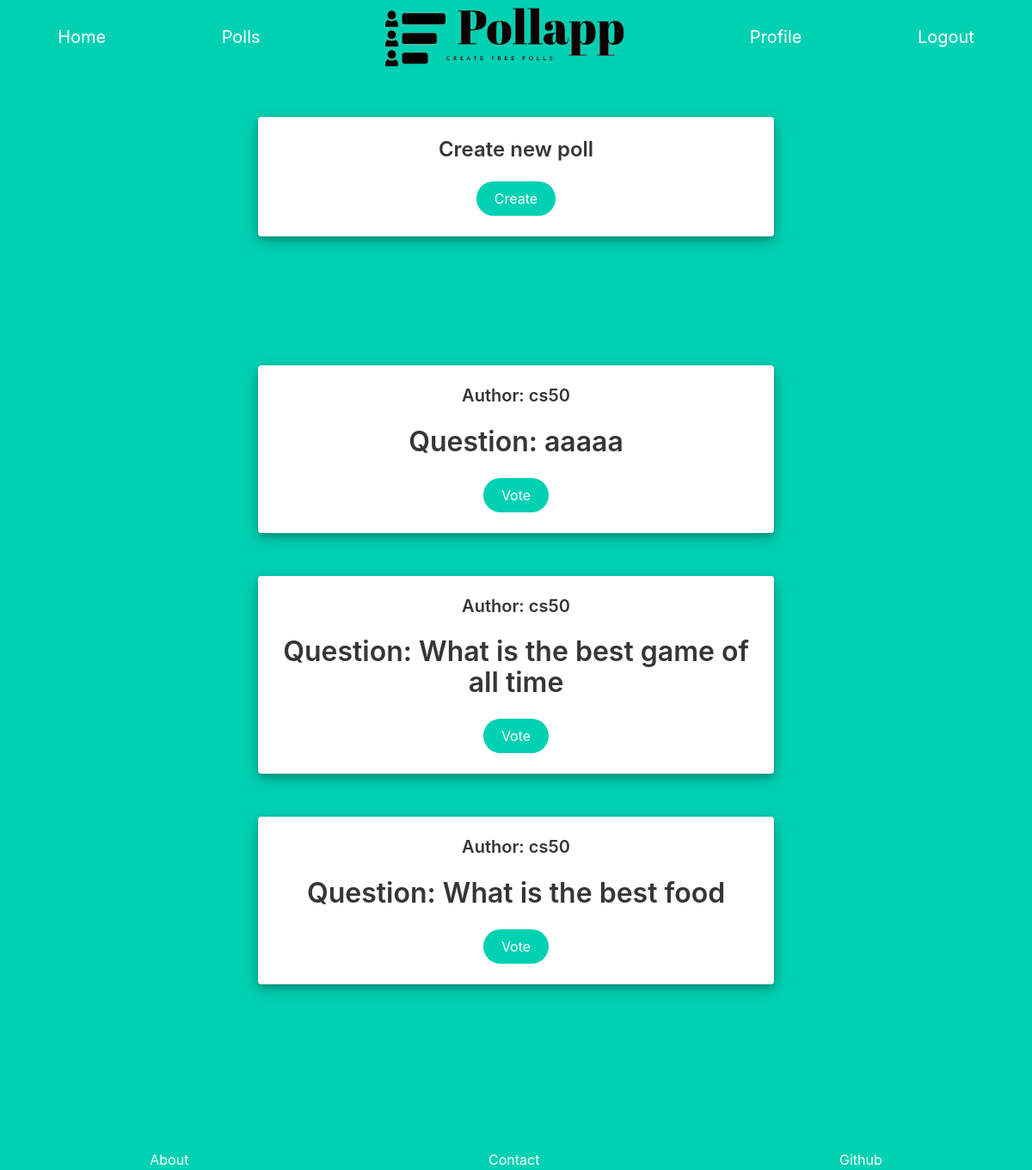
The page /polls (signed in) on the database as committed earlier.
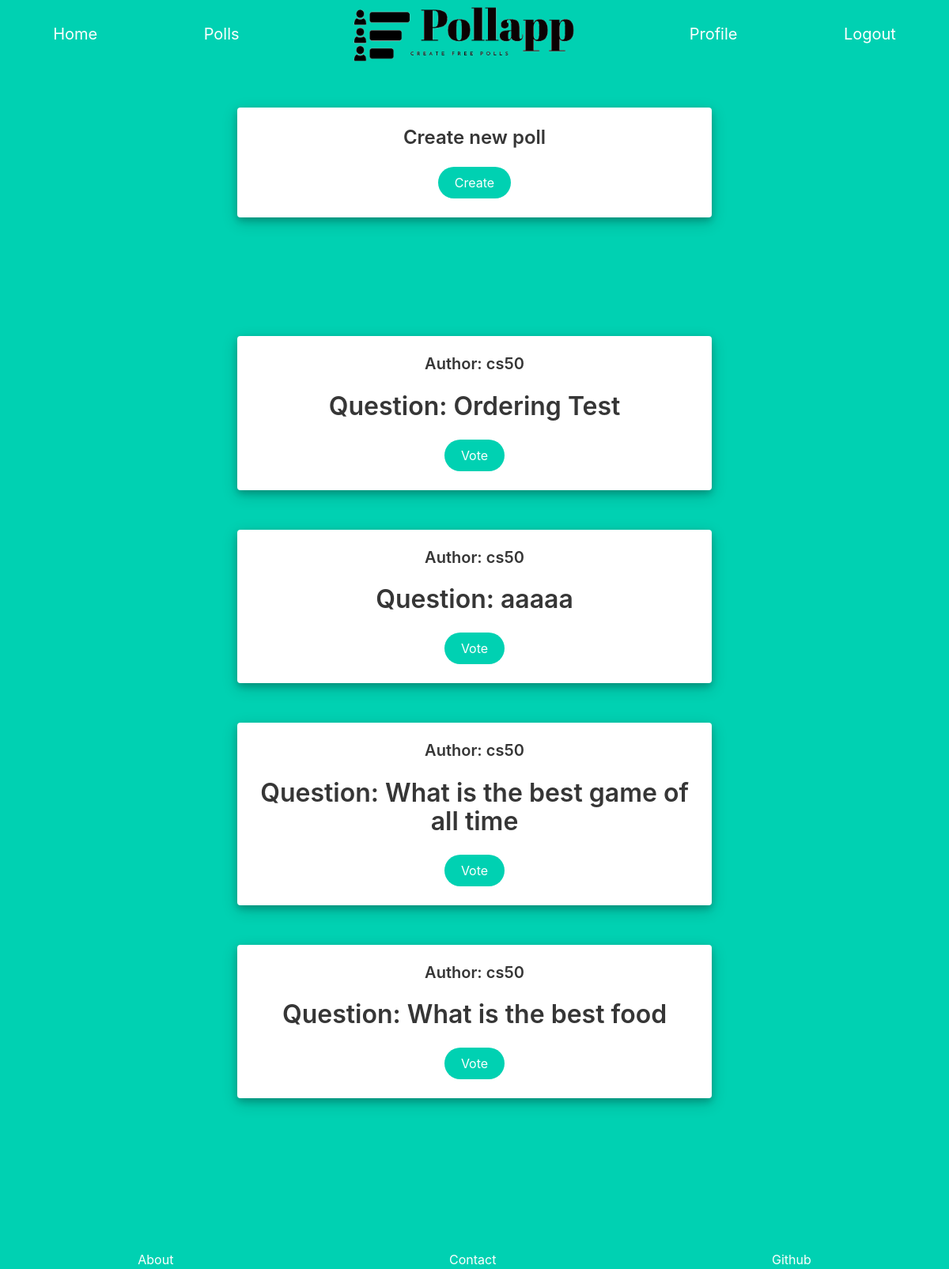
The same page on the database as committed later.
### Pollapp/models.py (models this page shows, shortened)
class Poll(models.Model):
    user = models.ForeignKey(User, on_delete=models.CASCADE)
    url = models.CharField(max_length=24)
    poll_question = models.CharField(max_length=64)
    options = models.ManyToManyField(Option, symmetrical=False, blank=True , related_name="options")
    votes = models.ManyToManyField(Votes, symmetrical=False, blank=True, related_name="votes")
    likes = models.ManyToManyField(User, symmetrical=False, blank=True, related_name="likes")
    private = models.BooleanField()

class User(AbstractUser):
    def __str__(self):
        return f"{self.username}"

### Pollapp/views.py (the view)
# urls.py: path("polls", views.polls, name="polls"),
def polls(request):
    all_public_polls = Poll.objects.filter(private=False).order_by("-id")
    return render(request, "Pollapp/polls.html", {
        "polls" : all_public_polls,
    })

### Pollapp/templates/Pollapp/polls.html
{% extends "Pollapp/layout.html" %}
{% block body %}
{% if user.is_authenticated %}
<div id="create_poll_card" class="card poll">
    <div class="card-content">
      <div class="media">
        <div class="media-content">
          <p class="title is-4">Create new poll</p>
          <form action="{% url 'create_poll' %}">
            <button class="button is-primary is-rounded" type="submit">Create</button>
          </form>
        </div>
      </div>
    </div>
  </div>
  {% for poll in polls %}
    <div class="card poll">
      <div class="card-content">
        <div class="media">
          <div class="media-content">
            <p class="title is-5">Author: {{poll.user}}</p>
              <p class="title is-3">Question: {{poll.poll_question}}</p>
              <form action="{% url 'poll_page' poll.url %}">
                <button class="button is-primary is-rounded" type="submit">Vote</button>
              </form>
            </div>
          </div>
        </div>
      </div>
  {% endfor %}
{% endif %}
{% endblock%}

### Pollapp/templates/Pollapp/layout.html (shortened to what this page needs)
{% load static %}
<!DOCTYPE html>
<html>
  <head>
    <link rel="stylesheet" href="https://cdn.jsdelivr.net/npm/bulma@0.9.4/css/bulma.min.css">
    <link rel="stylesheet" href="{% static 'Pollapp/style.css' %}">
  </head>
  <body>
    <section id = "menu" class="hero is-primary">
      <nav class="level">
        <p class="level-item has-text-centered is-size-5">
          <a href="{% url 'index' %}" class="link is-info" >Home</a>
        </p>
        <p class="level-item has-text-centered is-size-5">
          <a href="{% url 'polls' %}"class="link is-info">Polls</a>
        </p>
        <a href="{% url 'index' %}" class="level-item m-2">
          <img id="logo"src="{% static 'Pollapp/images/pollapp_icon.png'%}" alt="">
        </a>
        {% if user.is_authenticated %}
        <p class="level-item has-text-centered is-size-5">
          <a href="{% url 'profile'%}" class="link is-info">Profile</a>
        </p>
        <p  class="level-item has-text-centered is-size-5" >
          <a href="{% url 'logout' %}" class="link is-info">Logout</a>
        </p>
        {% endif %}
      </nav>
    </section>
      {% block body %}
      {% endblock %}
    <footer id="footer">
      <section class="hero is-primary">
        <nav class="level">
          <p class="level-item has-text-centered">
            <a class="link is-info">About</a>
          </p>
          <p class="level-item has-text-centered">
            <a class="link is-info">Contact</a>
          </p>
          <p class="level-item has-text-centered">
            <a class="link is-info" href="https://github.com/Antonekk/Cs50-Final-Project" target="_blank" rel="noreferrer noopener">Github</a>
          </p>
        </nav>
      </section>
    </footer>
  </body>
</html>

### Pollapp/static/Pollapp/style.css (style rules this page uses)
footer { width: 100% !important; margin-top: 16%; }
#logo { height: 70px; }
html, body { background-color: #00d1b2; min-height: 100%; }
#create_poll_card { margin-bottom: 150px; }
#user_profile, .poll { text-align: center; width: 30%; margin: auto; margin-top: 50px; box-shadow: 0 4px 8px 0 rgba(0, 0, 0, 0.2), 0 6px 20px 0 rgba(0, 0, 0, 0.19); }
@media (max-width: 1500px) { #user_profile, .poll { width: 50%; } }

Rows that differ between the two databases and show on the page:
added Poll: user "cs50", poll_question "Ordering Test"
